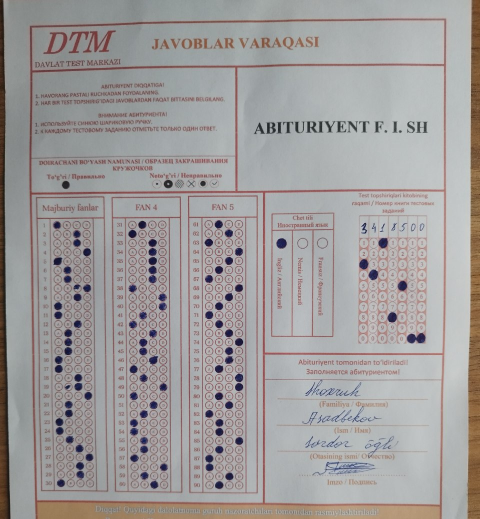
#> input picture documents/file_2.jpg, 959 x 1037 px (shown at 1/2 size)
$ python -i find_book_number.py   (imports and definitions only)
#> lines starting #> are read from the running program, lines starting #| are printed output that depends on the picture; after the words box and inside, x2 and y2 are one past the last pixel; in counts of white or black regions, pixels touching at a corner belong together
#> further down, picture is the input picture: shape (1037, 959, 3); mean B, G, R 156.3, 156.4, 160
### handlers/users/answer_sheet/functions/helper.py
import cv2
import numpy as np


# finding approximate contours
def get_rect_cnts(contours):
    rect_cnts = []
    for cnt in contours:
        # approximate the contour
        peri = cv2.arcLength(cnt, True)
        approx = cv2.approxPolyDP(cnt, 0.02 * peri, True)
        # if the approximated contour is a rectangle ...
        if len(approx) == 4:
            # append it to our list
            rect_cnts.append(approx)
    # sort the contours from biggest to smallest
    rect_cnts = sorted(rect_cnts, key=cv2.contourArea, reverse=True)

    return rect_cnts


white = (255, 255, 255)


# Define a function to create a mask for a given contour
def create_contour_mask(image_shape, contour):
        mask = np.zeros(image_shape[:2], dtype=np.uint8)
        cv2.drawContours(mask, [contour], -1, white, -1)
        return mask


# the function to view the results of the read image
# [133 lines left out: functions show_images, answers, replace_with_asterisk, remove_duplicates, not called in this run]

### handlers/users/answer_sheet/functions/find_book_number.py
import numpy as np
import cv2
from .helper import get_rect_cnts, create_contour_mask, show_images


def find_book_number(image):
    # find contours on the document
    gray_doc = cv2.cvtColor(image, cv2.COLOR_BGR2GRAY)
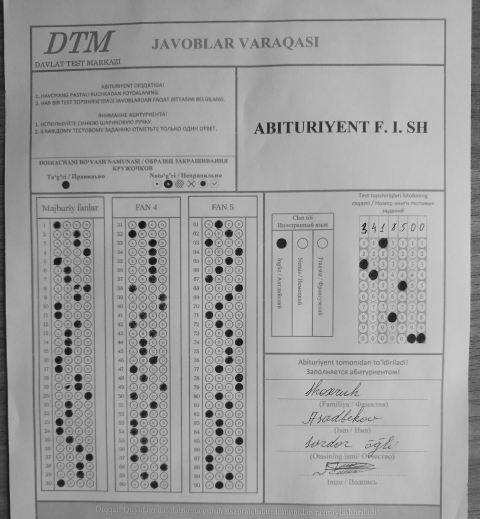
#> gray_doc: shape (1037, 959) (shown at 1/2 size); min 7, max 218, mean 157.5
    blur_doc = cv2.GaussianBlur(gray_doc, (5, 5), 0)
    edge_doc = cv2.Canny(blur_doc, 10, 70)
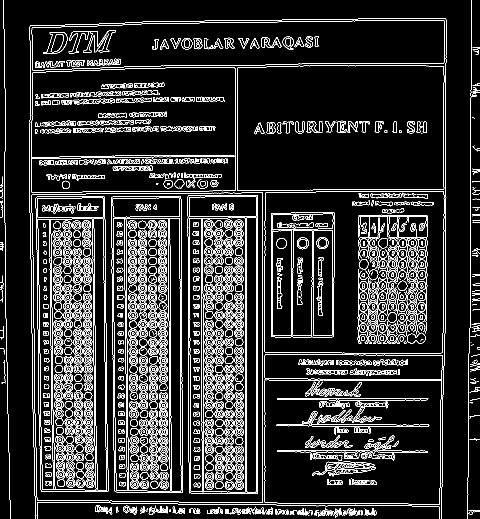
#> edge_doc: shape (1037, 959) (shown at 1/2 size); 11.5% white in thin lines or dots
    contours, _ = cv2.findContours(edge_doc, cv2.RETR_EXTERNAL, cv2.CHAIN_APPROX_SIMPLE)
#> contours = 120 contours, 88 with area under 20; largest, box (x1, y1, x2, y2) and area: (63, 385, 526, 1006) 281468, (529, 382, 889, 707) 115292, (529, 709, 885, 1010) 104716, (474, 131, 889, 382) 102139, (62, 135, 472, 386) 99546

    # finding approximate contours
    rect_cnts = get_rect_cnts(contours)
#> the loop in get_rect_cnts, `for cnt in contours:` made 120 passes
#> peri on passes 2, 3, 4, 5, 6, 8, 9, 10, 11, 13, 14, 15: 38.73, 32.73, 14.83, 21.07, 20.24, 22.49, 92.18, 50.38, 20.83, 99.7, 25.07, 39.8
#> (peri, approx) on passes 1, 7, 12, 25, 52, 56: (8, [[661, 1024], [661, 1028]]), (15.66, [[585, 1022], [585, 1027], [583, 1029], [585, 1027]]), (12.83, [[514, 1021], [514, 1026], [515, 1027], [514, 1026]]), (14, [[378, 1018], [378, 1025]]), (1745.8, [[73, 1030], [879, 1014]]), (38.49, [[958, 797], [940, 800]])
#> after the loop in get_rect_cnts, `for cnt in contours:`: rect_cnts = 13 contours, 7 with area under 20; largest, box (x1, y1, x2, y2) and area: (63, 385, 526, 1005) 280522, (530, 383, 888, 706) 113758, (530, 709, 885, 1009) 104400, (475, 132, 888, 382) 101352, (63, 136, 471, 385) 98246, (64, 41, 889, 140) 69991

    # find book_num_contours
    find_book_num_cnt = rect_cnts[0]
#> find_book_num_cnt = [[525, 385], [63, 390], [74, 1000], [525, 1004]]

    # Now, use the sorted contours to extract the cut-out regions
    cut_book_number = cv2.bitwise_and(image, image,  mask=create_contour_mask(image.shape, find_book_num_cnt))
#> in create_contour_mask, `cv2.drawContours(mask, [contour], -1, white, -1)`:
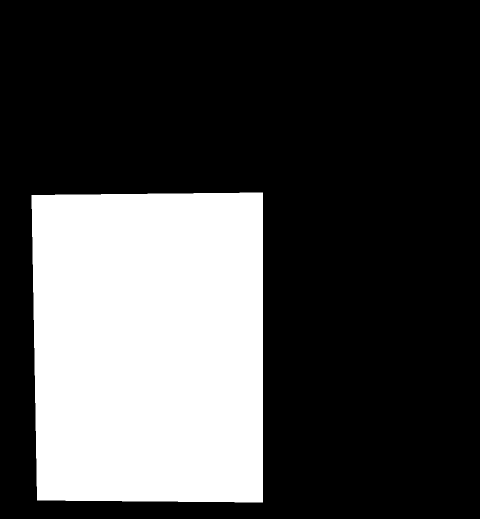
#> mask: shape (1037, 959) (shown at 1/2 size); 28.3% white; 1 white region, box (x1, y1, x2, y2) and area: (63, 385, 526, 1005) 281594
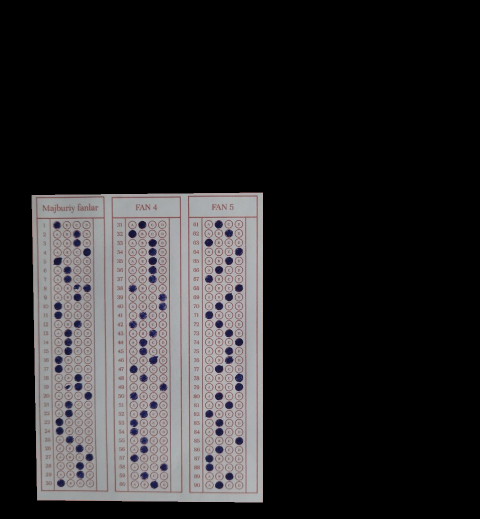
#> cut_book_number: shape (1037, 959, 3) (shown at 1/2 size); mean B, G, R 42.4, 41.4, 43.1

    # show_images(['Cut Out findbook number'], [cut_book_number])

    # cooredinates of the biggest contour
    # I added 4 and 10 pixels to x and y, and removed 4 pixels from x_W and y_H to make
    # sure we are inside the contour and not take the border of the biggest contour
    x, y = find_book_num_cnt[0][0][0] + 4, find_book_num_cnt[0][0][1] + 10
#> x = 529; y = 395
    x_w, y_h = find_book_num_cnt[2][0][0] - 4, find_book_num_cnt[2][0][1] - 4
#> x_w = 70; y_h = 996

    # Use the adjusted coordinates for cropping the regions
    cut_book_number = cut_book_number[y:y_h, x:x_w]
#> cut_book_number = empty array

    # Load the image of the DTM book number
    book_num_img = cut_book_number
#> book_num_img = empty array

    try:
        if not book_num_img.size == 0:
            book_num_img = cv2.resize(book_num_img, (250, 500))
            # Convert the book_num_img to grayscale
            gray_book_num_img = cv2.cvtColor(book_num_img, cv2.COLOR_BGR2GRAY)

            # Apply histogram equalization
            equalized_book_num_img = cv2.equalizeHist(gray_book_num_img)

            # Merge the equalized image back to the original color format
            equalized_book_num_img = cv2.merge([equalized_book_num_img, equalized_book_num_img, equalized_book_num_img])

            # Display the image with detected circles and enhanced contrast
            # cv2.imshow('Equalized Image', equalized_book_num_img)
            cv2.waitKey(0)
            cv2.destroyAllWindows()
        else:
            return '0000000'
    except UnboundLocalError:
        return '0000000'

    # Use Hough Circle Transform to detect circles
    circles = cv2.HoughCircles(
        gray_book_num_img,
        cv2.HOUGH_GRADIENT,
        dp=10.5,
        minDist=20,
        param1=50,
        param2=30,
        minRadius=10,
        maxRadius=20
    )

    # save some data
    circle_info = []
    find_y_coords = []

    # Define the y-coordinate threshold
    y_threshold = 70

    # Draw circles on the original image and collect information
    if circles is not None:
        circles = np.uint16(np.around(circles))
        for i in circles[0, :]:
            # Get the coordinates and radius
            center = (i[0], i[1])
            radius = i[2]

            # Check if the circle's center is below the y-coordinate threshold
            if center[1] > y_threshold:
                # Ensure the ROI is within the image boundaries
                roi_top = max(i[1] - radius, 0)
                roi_bottom = min(i[1] + radius, book_num_img.shape[0])
                roi_left = max(i[0] - radius, 0)
                roi_right = min(i[0] + radius, book_num_img.shape[1])

                # Extract the region of interest (ROI) for the current circle
                roi = book_num_img[roi_top:roi_bottom, roi_left:roi_right]

                # Check if the ROI is not empty before calculating the mean
                if roi.size > 0:
                    # Calculate the mean color of the ROI
                    mean_color = np.mean(roi, axis=(0, 1))

                    # Check if the mean color is close to black (adjust the threshold as needed)
                    if mean_color[0] < 100 and mean_color[1] < 100 and mean_color[2] < 100:
                        # Determine the answer option based on the x-coordinate of the center
                        if 80 < center[1] < 120:
                            option = '1'
                        elif 120 < center[1] < 160:
                            option = '2'
                        elif 160 < center[1] < 200:
                            option = '3'
                        elif 200 < center[1] < 245:
                            option = '4'
                        elif 245 < center[1] < 290:
                            option = '5'
                        elif 290 < center[1] < 330:
                            option = '6'
                        elif 330 < center[1] < 370:
                            option = '7'
                        elif 370 < center[1] < 410:
                            option = '8'
                        elif 410 < center[1] < 455:
                            option = '9'
                        elif 455 < center[1] < 500:
                            option = '0'
                        else:
                            option = None

                        # Collect information about the circle and its corresponding answer option
                        circle_info.append({"Center": center, "Radius": radius, "Answer Option": option})
                        # Draw the circle on a copy of the original image
                        cv2.circle(book_num_img, center, radius, (0, 255, 0), 2)  # Green circles
                        cv2.circle(book_num_img, center, 2, (0, 0, 255), 3)  # Red center dots
    # Sort the circle_info based on x-coordinate
    sorted_circle_info = sorted(circle_info, key=lambda x: x['Center'][0])

    book_number = ''
    data = 'No result'
    try:
        for i in range(len(sorted_circle_info)):
            book_number += sorted_circle_info[i]['Answer Option']
        data = book_number
    except:
        return data

    return data

>>> import cv2
>>> picture = cv2.imread('../../../../documents/file_2.jpg')
>>> result = find_book_number(picture)
#> result = '0000000'
